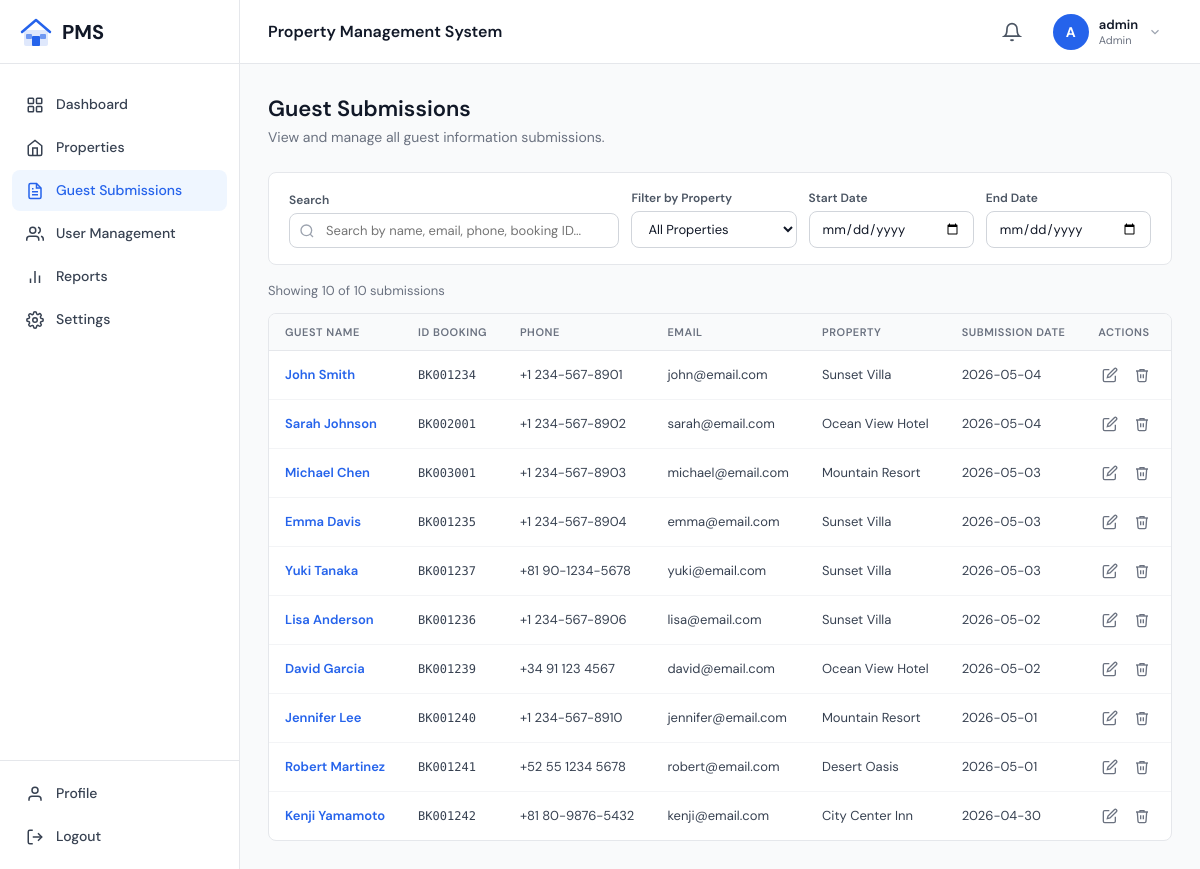
/index.php?page=guest-submissions (signed in), run on the app's committed database.
### tables this page shows
CREATE TABLE IF NOT EXISTS guests (
    id INT AUTO_INCREMENT PRIMARY KEY,
    property_id INT NOT NULL,
    name VARCHAR(150) NOT NULL,
    id_booking VARCHAR(50) NOT NULL UNIQUE,
    phone VARCHAR(50) NOT NULL,
    email VARCHAR(100) NOT NULL,
    date_of_birth DATE,
    age INT,
    nationality VARCHAR(100),
    occupation VARCHAR(100),
    address TEXT,
    room_number VARCHAR(20),
    check_in DATE,
    check_out DATE,
    previous_stay_location VARCHAR(255),
    next_stay_location VARCHAR(255),
    has_japan_address ENUM('yes', 'no') NOT NULL DEFAULT 'no',
    passport_photo VARCHAR(255),   
    submission_date DATE NOT NULL DEFAULT (CURRENT_DATE),
    created_at DATETIME NOT NULL DEFAULT CURRENT_TIMESTAMP,
    updated_at DATETIME NOT NULL DEFAULT CURRENT_TIMESTAMP ON UPDATE CURRENT_TIMESTAMP,
    FOREIGN KEY (property_id) REFERENCES properties(id) ON DELETE CASCADE
);

CREATE TABLE IF NOT EXISTS properties (
    id INT AUTO_INCREMENT PRIMARY KEY,
    name VARCHAR(150) NOT NULL,
    location VARCHAR(255) NOT NULL,
    slug VARCHAR(100) NOT NULL UNIQUE,   
    status ENUM('Active', 'Inactive') NOT NULL DEFAULT 'Active',
    created_at DATETIME NOT NULL DEFAULT CURRENT_TIMESTAMP,
    updated_at DATETIME NOT NULL DEFAULT CURRENT_TIMESTAMP ON UPDATE CURRENT_TIMESTAMP
);

### includes/config.php (called while the page is built, shortened)
<?php
function isLoggedIn(): bool {
    return isset($_SESSION['user_id']);
}
function getCurrentUser(): ?array {
    return [
        'id'       => $_SESSION['user_id'],
        'username' => $_SESSION['username'],
        'role'     => $_SESSION['role'],
        'email'    => $_SESSION['email'],
    ];
}
function isAdmin(): bool {
    return isset($_SESSION['role']) && $_SESSION['role'] === 'Admin';
}
function h(string $str): string {
    return htmlspecialchars($str, ENT_QUOTES | ENT_SUBSTITUTE, 'UTF-8');
}

### pages/guest_submissions.php (the view, shortened to what this page needs)
<?php
$db = getDB();
$guests = $db->query('SELECT g.*, p.name as property_name FROM guests g JOIN properties p ON g.property_id = p.id ORDER BY g.created_at DESC')->fetchAll();
$total = count($guests);
?>
<div class="page-header">
    <div>
        <h2>Guest Submissions</h2>
        <p>View and manage all guest information submissions.</p>
    </div>
</div>
<div class="filter-bar" style="flex-wrap:wrap;gap:12px;">
    <div class="filter-group" style="flex:2;min-width:200px;">
        <label>Search</label>
        <div class="search-wrap">
            <input type="text" id="searchInput" class="form-control" placeholder="Search by name, email, phone, booking ID..." oninput="applyFilters()">
        </div>
    </div>
    <div class="filter-group" style="min-width:160px;">
        <label>Filter by Property</label>
        <select id="propertyFilter" class="form-control" onchange="applyFilters()">
            <option value="All Properties">All Properties</option>
        </select>
    </div>
    <div class="filter-group" style="min-width:140px;">
        <label>Start Date</label>
        <input type="date" id="dateStart" class="form-control" onchange="applyFilters()">
    </div>
    <div class="filter-group" style="min-width:140px;">
        <label>End Date</label>
        <input type="date" id="dateEnd" class="form-control" onchange="applyFilters()">
    </div>
</div>
<div class="result-count" id="resultCount">Showing <?= $total ?> of <?= $total ?> submissions</div>
<div class="card">
    <div class="table-wrap">
        <table class="data-table" id="mainTable">
            <thead>
                <tr>
                    <th>Guest Name</th>
                    <th>ID Booking</th>
                    <th>Phone</th>
                    <th>Email</th>
                    <th>Property</th>
                    <th>Submission Date</th>
                    <th>Actions</th>
                </tr>
            </thead>
            <tbody>
                <?php foreach ($guests as $g): ?>
                <tr data-property="<?= h($g['property_name']) ?>" data-date="<?= h($g['submission_date']) ?>">
                    <td>
                        <button class="guest-link" onclick='openGuestDetail(<?= json_encode($g) ?>)'>
                            <?= h($g['name']) ?>
                        </button>
                    </td>
                    <td><span class="mono"><?= h($g['id_booking']) ?></span></td>
                    <td><?= h($g['phone']) ?></td>
                    <td><?= h($g['email']) ?></td>
                    <td><?= h($g['property_name']) ?></td>
                    <td><?= h($g['submission_date']) ?></td>
                    <td>
                        <div class="action-btns">
                            <button class="edit-btn" onclick='openEditGuest(<?= json_encode($g) ?>)' title="Edit">
                                <svg viewBox="0 0 24 24" fill="none" stroke="currentColor" stroke-width="2"><path d="M11 4H4a2 2 0 0 0-2 2v14a2 2 0 0 0 2 2h14a2 2 0 0 0 2-2v-7"/><path d="M18.5 2.5a2.121 2.121 0 0 1 3 3L12 15l-4 1 1-4 9.5-9.5z"/></svg>
                            </button>
                            <?php if (isAdmin()): ?>
                            <button class="del-btn" title="Delete" onclick="confirmDelete('api/guests.php?action=delete&id=<?= $g['id'] ?>', '<?= h(addslashes($g['name'])) ?>')">
                                <svg viewBox="0 0 24 24" fill="none" stroke="currentColor" stroke-width="2"><polyline points="3 6 5 6 21 6"/><path d="M19 6l-1 14a2 2 0 0 1-2 2H8a2 2 0 0 1-2-2L5 6"/><path d="M10 11v6"/><path d="M14 11v6"/><path d="M9 6V4h6v2"/></svg>
                            </button>
                            <?php endif; ?>
                        </div>
                    </td>
                </tr>
                <?php endforeach; ?>
            </tbody>
        </table>
    </div>
</div>

### index.php (shortened to what this page needs)
<?php
require_once __DIR__ . '/includes/config.php';
$page = $_GET['page'] ?? 'dashboard';
$pageMap = [
    'login'           => 'pages/login.php',
    'dashboard'       => 'pages/dashboard.php',
    'properties'      => 'pages/properties.php',
    'property-detail' => 'pages/property_detail.php',
    'guest-submissions' => 'pages/guest_submissions.php',
    'user-management' => 'pages/user_management.php',
    'reports'         => 'pages/reports.php',
    'settings'        => 'pages/settings.php',
    'profile'         => 'pages/profile.php',
    'register'        => 'pages/guest_register.php',
];
$pageFile = $pageMap[$page] ?? 'pages/dashboard.php';
if ($page === 'login' || $page === 'register') {
    require_once __DIR__ . '/' . $pageFile;
} else {
    require_once __DIR__ . '/includes/layout.php';
}

### includes/layout.php (shortened to what this page needs)
<?php
require_once __DIR__ . '/config.php';
$user = getCurrentUser();
$currentPage = $_GET['page'] ?? 'dashboard';
?>
<!DOCTYPE html>
<html lang="en">
<head>
    <link rel="stylesheet" href="assets/css/app.css">
</head>
<body>
<div class="app-shell">
    <aside class="sidebar" id="sidebar">
        <div class="sidebar-logo">
            <span class="logo-text">PMS</span>
        </div>
        <nav class="sidebar-nav">
            <a href="index.php?page=dashboard" class="nav-item <?= $currentPage === 'dashboard' ? 'active' : '' ?>">
                <svg viewBox="0 0 24 24" fill="none" stroke="currentColor" stroke-width="2"><rect x="3" y="3" width="7" height="7" rx="1"/><rect x="14" y="3" width="7" height="7" rx="1"/><rect x="3" y="14" width="7" height="7" rx="1"/><rect x="14" y="14" width="7" height="7" rx="1"/></svg>
                Dashboard
            </a>
            <a href="index.php?page=properties" class="nav-item <?= $currentPage === 'properties' ? 'active' : '' ?>">
                <svg viewBox="0 0 24 24" fill="none" stroke="currentColor" stroke-width="2"><path d="M3 9l9-7 9 7v11a2 2 0 0 1-2 2H5a2 2 0 0 1-2-2z"/><polyline points="9 22 9 12 15 12 15 22"/></svg>
                Properties
            </a>
            <a href="index.php?page=guest-submissions" class="nav-item <?= $currentPage === 'guest-submissions' ? 'active' : '' ?>">
                <svg viewBox="0 0 24 24" fill="none" stroke="currentColor" stroke-width="2"><path d="M14 2H6a2 2 0 0 0-2 2v16a2 2 0 0 0 2 2h12a2 2 0 0 0 2-2V8z"/><polyline points="14 2 14 8 20 8"/><line x1="16" y1="13" x2="8" y2="13"/><line x1="16" y1="17" x2="8" y2="17"/><polyline points="10 9 9 9 8 9"/></svg>
                Guest Submissions
            </a>
            <?php if (isAdmin()): ?>
            <a href="index.php?page=user-management" class="nav-item <?= $currentPage === 'user-management' ? 'active' : '' ?>">
                <svg viewBox="0 0 24 24" fill="none" stroke="currentColor" stroke-width="2"><path d="M17 21v-2a4 4 0 0 0-4-4H5a4 4 0 0 0-4 4v2"/><circle cx="9" cy="7" r="4"/><path d="M23 21v-2a4 4 0 0 0-3-3.87"/><path d="M16 3.13a4 4 0 0 1 0 7.75"/></svg>
                User Management
            </a>
            <?php endif; ?>
            <a href="index.php?page=reports" class="nav-item <?= $currentPage === 'reports' ? 'active' : '' ?>">
                <svg viewBox="0 0 24 24" fill="none" stroke="currentColor" stroke-width="2"><line x1="18" y1="20" x2="18" y2="10"/><line x1="12" y1="20" x2="12" y2="4"/><line x1="6" y1="20" x2="6" y2="14"/></svg>
                Reports
            </a>
            <a href="index.php?page=settings" class="nav-item <?= $currentPage === 'settings' ? 'active' : '' ?>">
                Settings
            </a>
        </nav>
        <div class="sidebar-footer">
            <a href="index.php?page=profile" class="nav-item <?= $currentPage === 'profile' ? 'active' : '' ?>">
                <svg viewBox="0 0 24 24" fill="none" stroke="currentColor" stroke-width="2"><path d="M20 21v-2a4 4 0 0 0-4-4H8a4 4 0 0 0-4 4v2"/><circle cx="12" cy="7" r="4"/></svg>
                Profile
            </a>
            <a href="api/auth.php?action=logout" class="nav-item logout-item">
                <svg viewBox="0 0 24 24" fill="none" stroke="currentColor" stroke-width="2"><path d="M9 21H5a2 2 0 0 1-2-2V5a2 2 0 0 1 2-2h4"/><polyline points="16 17 21 12 16 7"/><line x1="21" y1="12" x2="9" y2="12"/></svg>
                Logout
            </a>
        </div>
    </aside>
    <div class="main-wrapper">
        <header class="topbar">
            <h1 class="topbar-title"><?= h(APP_NAME) ?></h1>
            <div class="topbar-right">
                <div class="notif-wrapper" id="notifWrapper">
                    <button class="notif-btn" onclick="toggleNotifications()">
                        <svg viewBox="0 0 24 24" fill="none" stroke="currentColor" stroke-width="2"><path d="M18 8A6 6 0 0 0 6 8c0 7-3 9-3 9h18s-3-2-3-9"/><path d="M13.73 21a2 2 0 0 1-3.46 0"/></svg>
                    </button>
                </div>
                <div class="profile-wrapper" id="profileWrapper">
                    <button class="profile-btn" onclick="toggleProfile()">
                        <div class="avatar <?= isAdmin() ? 'avatar-admin' : 'avatar-staff' ?>">
                            <?= strtoupper(substr($user['username'], 0, 1)) ?>
                        </div>
                        <div class="profile-info">
                            <span class="profile-name"><?= h($user['username']) ?></span>
                            <span class="profile-role"><?= h($user['role']) ?></span>
                        </div>
                        <svg class="chevron" viewBox="0 0 24 24" fill="none" stroke="currentColor" stroke-width="2"><polyline points="6 9 12 15 18 9"/></svg>
                    </button>
                </div>
            </div>
        </header>
        <main class="page-content">
            <?php require_once __DIR__ . '/../' . $pageFile; ?>
        </main>
    </div>
</div>
<link rel="stylesheet" href="assets/css/app.css">
</body>
</html>

### data on the page
guests: name "John Smith", id_booking "BK001234", phone "+1 234-567-8901", email "john@email.com", property.name "Sunset Villa", submission_date "2026-05-04"
guests: name "Sarah Johnson", id_booking "BK002001", phone "+1 234-567-8902", email "sarah@email.com", property.name "Ocean View Hotel", submission_date "2026-05-04"
guests: name "Michael Chen", id_booking "BK003001", phone "+1 234-567-8903", email "michael@email.com", property.name "Mountain Resort", submission_date "2026-05-03"
guests: name "Emma Davis", id_booking "BK001235", phone "+1 234-567-8904", email "emma@email.com", property.name "Sunset Villa", submission_date "2026-05-03"
guests: name "Yuki Tanaka", id_booking "BK001237", phone "+81 90-1234-5678", email "yuki@email.com", property.name "Sunset Villa", submission_date "2026-05-03"
guests: name "Lisa Anderson", id_booking "BK001236", phone "+1 234-567-8906", email "lisa@email.com", property.name "Sunset Villa", submission_date "2026-05-02"
guests: name "David Garcia", id_booking "BK001239", phone "+34 91 123 4567", email "david@email.com", property.name "Ocean View Hotel", submission_date "2026-05-02"
guests: name "Jennifer Lee", id_booking "BK001240", phone "+1 234-567-8910", email "jennifer@email.com", property.name "Mountain Resort", submission_date "2026-05-01"
guests: name "Robert Martinez", id_booking "BK001241", phone "+52 55 1234 5678", email "robert@email.com", property.name "Desert Oasis", submission_date "2026-05-01"
guests: name "Kenji Yamamoto", id_booking "BK001242", phone "+81 80-9876-5432", email "kenji@email.com", property.name "City Center Inn", submission_date "2026-04-30"

### other printed values
APP_NAME "Property Management System"
substr($user['username'], 0, 1) "A"
$user['username'] "admin"
$user['role'] "Admin"
